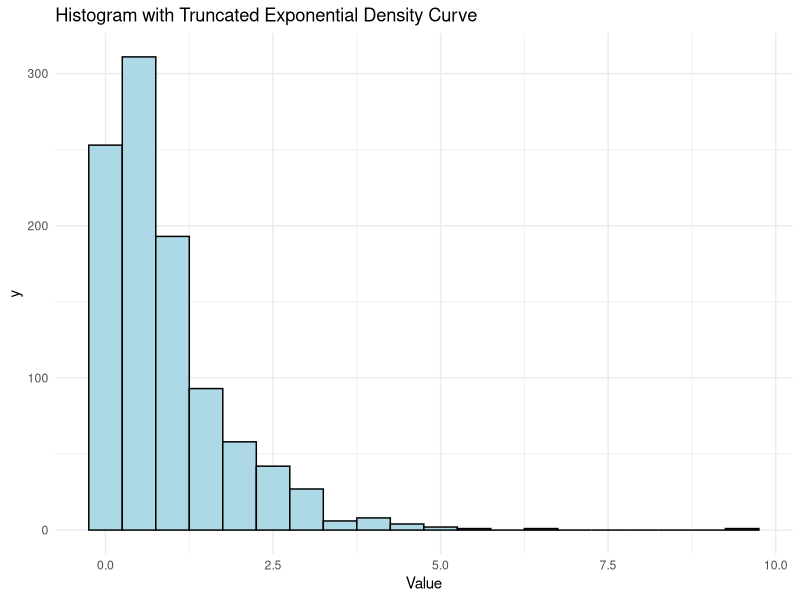
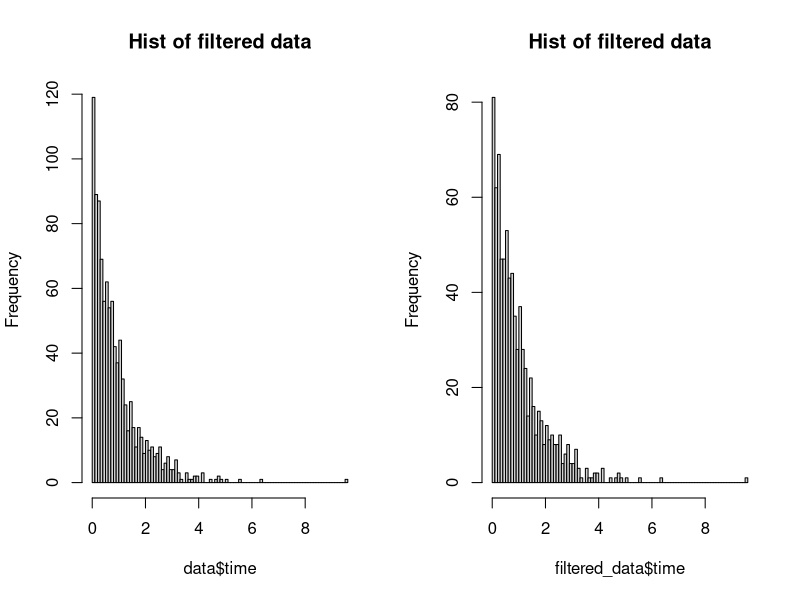
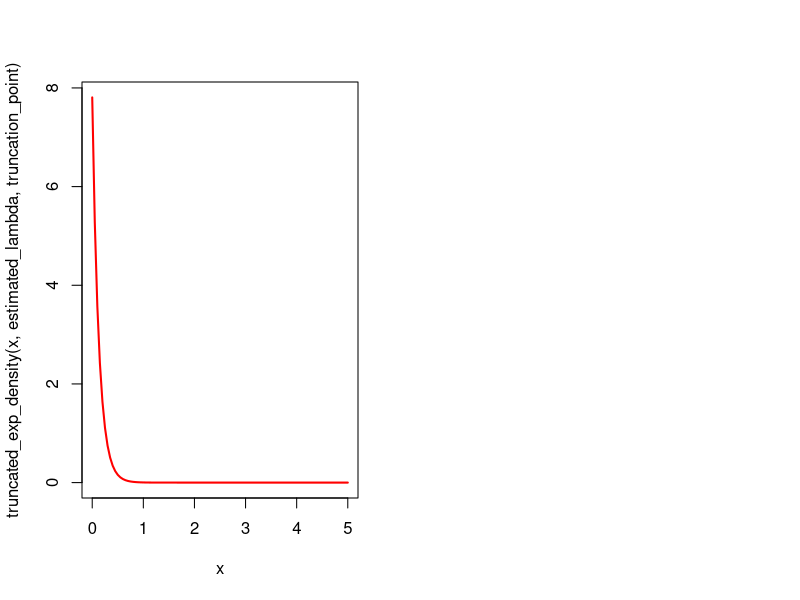
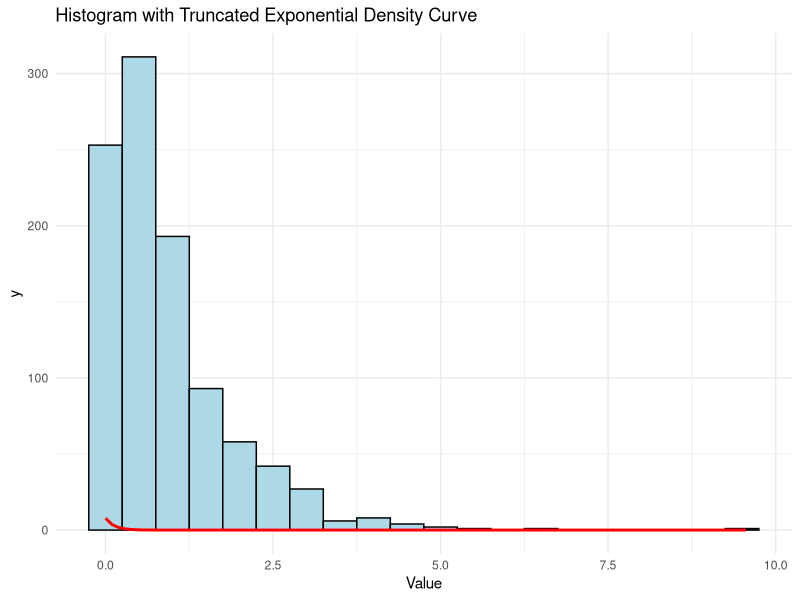

Here is the R script that generated these plots, in order: (Note: this script raises an error after producing the figures.)
# EM algorithm

library(ggplot2)

# Question 1(DONE)

# Load data
data <- read.csv("./Homework/Lab/Lab6/censoredproc.csv", 
                sep = ";", header = TRUE)

# Since we don't use the failure row, so all the rows with cens = 2 are filtered out
filtered_data <- data[data$cens != 2,]

layout(matrix(c(1:2), 1, 2))

# plot the data
df <- data.frame(value = data$time)

histogram <- ggplot(df, aes(x = value)) +
  geom_histogram(binwidth = 0.5, fill = "lightblue", color = "black") +
  labs(title = "Histogram of Truncated Exponential Data", x = "Value") +
  theme_minimal()

# Add density curve
density_curve <- histogram +
  stat_function(fun = function(x) truncated_exp_density(x, estimated_lambda, truncation_point), 
                color = "red", linewidth = 1) +  # Use 'linewidth' instead of 'size'
  labs(title = "Histogram with Truncated Exponential Density Curve")

# Display the plot
print(density_curve)

hist(data$time, breaks = 100, main="Hist of filtered data")

# plot the filtered data
hist(filtered_data$time, breaks = 100, main="Hist of filtered data")

# TODO: comment:
# Accoridng to the plots , we can see that the left_data get sparser and not
# converge to 0,  as what we saw at the plot 1.

# Question 2 & 3

# Since the first one is come from an exponential distribution, and second plot 
# from a truncated exponential distribution. 

# according to the page:
# https://www.statlect.com/fundamentals-of-statistics/exponential-distribution-maximum-likelihood

# we should know the formula 


# question 4 
# and according to the code that provided by the teacher, we can copy it and then
# modify it to fit our data.

# Question 5
# Plot the density curve of the exp(ˆλ)  over plot 1

# question 6
# use se a parametric bootstrap to implement a function and then compare it with
# the data we generated, and then write some comment.

# Function to compute the E-step
estep <- function(lambda, x, c) {
  return(lambda / c * exp(-lambda * x))
}

# Function to compute the M-step
mstep <- function(lambda, x, c) {
  return(sum(x) / sum(c * exp(-lambda * x)))
}

# EM algorithm
em_algorithm <- function(initial_lambda, observed_data, truncation_point, max_iter = 100, tol = 0.001) {
  lambda_current <- initial_lambda
  
  for (iter in 1:max_iter) {
    # E-step
    expected_values <- estep(lambda_current, observed_data, truncation_point)
    
    # M-step
    lambda_next <- mstep(lambda_current, observed_data, expected_values)
    
    # Check for convergence
    if (abs(lambda_next - lambda_current) < tol) {
      break
    }
    
    # Update lambda for the next iteration
    lambda_current <- lambda_next
  }
  
  return(list(lambda = lambda_current, iterations = iter))
}

set.seed(12345)
truncation_point <- 2

# Initial guess for lambda
initial_lambda <- 100

# Run EM algorithm
result <- em_algorithm(initial_lambda, filtered_data, truncation_point)

# Print the result
cat("Estimated lambda:", result$lambda, "\n")
cat("Number of iterations:", result$iterations, "\n")

estimated_lambda <- result$lambda

truncated_exp_density <- function(x, lambda, c) {
  return(lambda * exp(-lambda * x) / (1 - exp(-lambda * c)))
}

# Add density curve
x_values <- seq(0, 5, length.out = 100)
curve(truncated_exp_density(x, estimated_lambda, truncation_point), col = "red", lwd = 2, add = FALSE, from = 0, to = 5)
# Display the plot
print(density_curve)

hist(filtered_data, breaks = 20, col = "lightblue", main = "Histogram of Truncated Exponential Data", xlab = "Value")

# Add density curve
curve(truncated_exp_density(x, estimated_lambda, truncation_point), col = "red", lwd = 2, add = TRUE, from = 0, to = 5)

# Function to calculate MLE for truncated exponential distribution
calculate_mle <- function(data, c) {
  n <- length(data)
  lambda_hat <- n / sum(data)
  return(lambda_hat)
}

# Function to simulate data, randomly censor, and estimate lambda
simulate_and_estimate <- function(observed_data, truncation_point, num_simulations) {
  results <- vector("list", length = num_simulations)

  for (i in 1:num_simulations) {
    # Record start time for each iteration
    start_time_iter <- Sys.time()

    # (a) Simulate data from exponential distribution
    simulated_data <- rexp(length(observed_data), rate = estimated_lambda)

    # (b) Randomly censor observations
    censoring_times <- runif(length(observed_data), min = 0, max = truncation_point)
    censored_data <- ifelse(simulated_data <= censoring_times, simulated_data, NA)

    # (c) Estimate lambda using EM algorithm
    em_result <- em_algorithm(initial_lambda, censored_data, truncation_point)
    lambda_em <- em_result$lambda

    # Estimate lambda using MLE based on uncensored observations
    lambda_mle <- calculate_mle(simulated_data[!is.na(censored_data)], truncation_point)

    # Record end time for each iteration
    end_time_iter <- Sys.time()

    # Store results and timing information
    results[[i]] <- list(lambda_em = lambda_em, lambda_mle = lambda_mle, 
                         time_taken = end_time_iter - start_time_iter)
  }

  return(results)
}

# Set the number of simulations
num_simulations <- 1000

# Record start time
start_time <- Sys.time()

# Perform simulations and estimates
simulation_results <- simulate_and_estimate(filtered_data, truncation_point, num_simulations)

# Record end time
end_time <- Sys.time()

# Print the results
cat("Total Time:", end_time - start_time, "\n")
